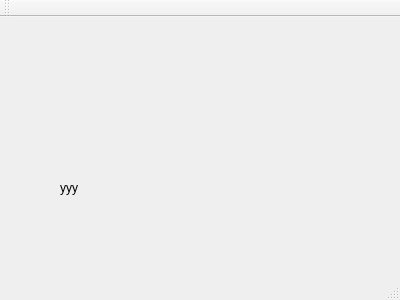
<?xml version="1.0" encoding="UTF-8"?>
<ui version="4.0">
 <class>MainWindow</class>
 <widget class="QMainWindow" name="MainWindow">
  <property name="geometry">
   <rect>
    <x>0</x>
    <y>0</y>
    <width>400</width>
    <height>300</height>
   </rect>
  </property>
  <property name="windowTitle">
   <string>MainWindow</string>
  </property>
  <widget class="QWidget" name="centralWidget">
   <widget class="QLabel" name="label">
    <property name="geometry">
     <rect>
      <x>60</x>
      <y>160</y>
      <width>71</width>
      <height>21</height>
     </rect>
    </property>
    <property name="text">
     <string>yyy</string>
    </property>
   </widget>
  </widget>
  <widget class="QMenuBar" name="menuBar">
   <property name="geometry">
    <rect>
     <x>0</x>
     <y>0</y>
     <width>400</width>
     <height>17</height>
    </rect>
   </property>
  </widget>
  <widget class="QToolBar" name="mainToolBar">
   <attribute name="toolBarArea">
    <enum>TopToolBarArea</enum>
   </attribute>
   <attribute name="toolBarBreak">
    <bool>false</bool>
   </attribute>
  </widget>
  <widget class="QStatusBar" name="statusBar"/>
 </widget>
 <layoutdefault spacing="6" margin="11"/>
 <resources/>
 <connections/>
</ui>
